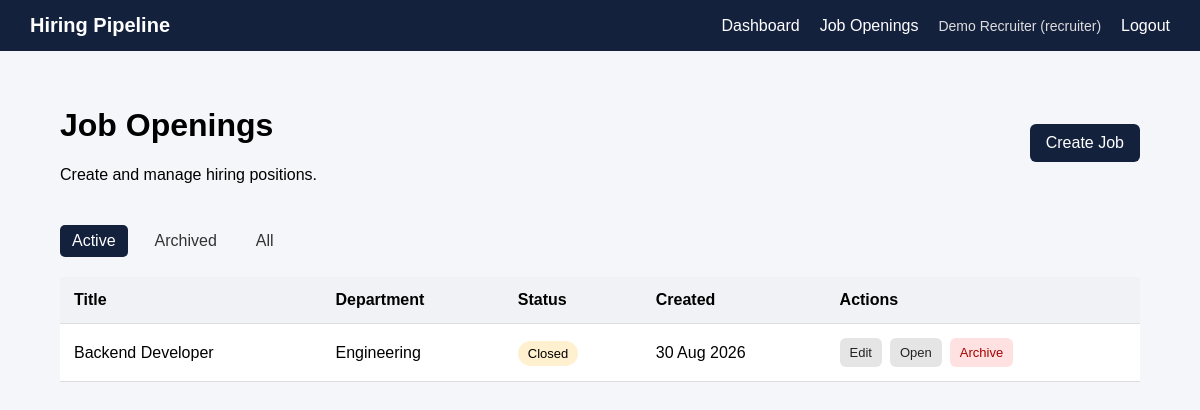
Page /jobs/ (signed in) on the earlier database version.
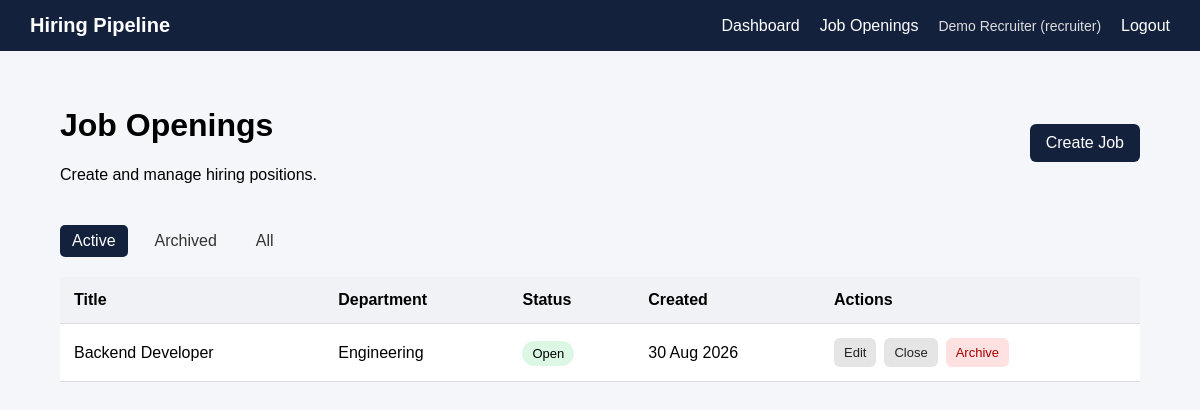
Same page on the later database version.
### models/job.py (models this page shows)
class JobOpening(db.Model):
    __tablename__ = "job_openings"
    id = db.Column(db.Integer, primary_key=True)
    title = db.Column(
        db.String(150),
        nullable=False
    )
    department = db.Column(
        db.String(100),
        nullable=False
    )
    description = db.Column(
        db.Text,
        nullable=True
    )
    status = db.Column(
        db.String(20),
        nullable=False,
        default="open",
        index=True
    )
    created_at = db.Column(
        db.DateTime,
        server_default=db.func.now()
    )
    updated_at = db.Column(
        db.DateTime,
        server_default=db.func.now(),
        onupdate=db.func.now()
    )
    applications = db.relationship(
        "Application",
        back_populates="job",
        lazy=True
    )
    description = db.Column(
        db.Text,
        nullable=True
    )
    status = db.Column(
        db.String(20),
        nullable=False,
        default="open"
    )
    created_at = db.Column(
        db.DateTime,
        server_default=db.func.now()
    )
    updated_at = db.Column(
        db.DateTime,
        server_default=db.func.now(),
        onupdate=db.func.now()
    )
    applications = db.relationship(
        "Application",
        back_populates="job",
        lazy=True
    )

### routes/jobs.py (the view)
@jobs_bp.route("/")
@role_required("recruiter")
def job_list():
    status = request.args.get("status", "active")
    if status == "archived":
        jobs = (
            JobOpening.query
            .filter_by(status="archived")
            .order_by(JobOpening.created_at.desc())
            .all()
        )
    elif status == "all":
        jobs = (
            JobOpening.query
            .order_by(JobOpening.created_at.desc())
            .all()
        )
    else:
        jobs = (
            JobOpening.query
            .filter(JobOpening.status.in_(["open", "closed"]))
            .order_by(JobOpening.created_at.desc())
            .all()
        )
    return render_template(
        "jobs/list.html",
        jobs=jobs,
        selected_status=status
    )

### app.py (called while the page is built)
def create_app():
    app = Flask(__name__)
    app.config.from_object(Config)
    db.init_app(app)
    login_manager.init_app(app)
    login_manager.login_view = "auth.login"
    from models import User
    @login_manager.user_loader
    def load_user(user_id):
        return db.session.get(User, int(user_id))
    from routes.auth import auth_bp
    from routes.dashboard import dashboard_bp
    from routes.jobs import jobs_bp
    from routes.applications import applications_bp
    app.register_blueprint(auth_bp)
    app.register_blueprint(dashboard_bp)
    app.register_blueprint(jobs_bp)
    app.register_blueprint(applications_bp)
    from models import (
        User,
        JobOpening,
        Application,
        ApplicationInterviewer,
        Feedback,
        ApplicationEvent
    )
    return app

### templates/jobs/list.html (shortened to what this page needs)
{% extends "base.html" %}
{% block content %}
<div class="page-header">
    <div>
        <h1>Job Openings</h1>
        <p>
            Create and manage hiring positions.
        </p>
    </div>
    <a
        href="{{ url_for('jobs.create_job') }}"
        class="btn"
    >
        Create Job
    </a>
</div>
<div class="filter-links">
    <a
        href="{{ url_for('jobs.job_list', status='active') }}"
        class="{% if selected_status == 'active' %}active{% endif %}"
    >
        Active
    </a>
    <a
        href="{{ url_for('jobs.job_list', status='archived') }}"
        class="{% if selected_status == 'archived' %}active{% endif %}"
    >
        Archived
    </a>
    <a
        href="{{ url_for('jobs.job_list', status='all') }}"
        class="{% if selected_status == 'all' %}active{% endif %}"
    >
        All
    </a>
</div>
{% if jobs %}
<table>
    <thead>
        <tr>
            <th>Title</th>
            <th>Department</th>
            <th>Status</th>
            <th>Created</th>
            <th>Actions</th>
        </tr>
    </thead>
    <tbody>
        {% for job in jobs %}
        <tr>
            <td>
                {{ job.title }}
            </td>
            <td>
                {{ job.department }}
            </td>
            <td>
                <span class="status {{ job.status }}">
                    {{ job.status|capitalize }}
                </span>
            </td>
            <td>
                {% if job.created_at %}
                    {{ job.created_at.strftime("%d %b %Y") }}
                {% endif %}
            </td>
            <td class="actions">
                {% if job.status != "archived" %}
                    <a
                        href="{{ url_for('jobs.edit_job', job_id=job.id) }}"
                        class="small-btn"
                    >
                        Edit
                    </a>
                {% endif %}
                {% if job.status == "open" %}
                    <form
                        method="POST"
                        action="{{ url_for('jobs.close_job', job_id=job.id) }}"
                    >
                        <button
                            type="submit"
                            class="small-btn"
                        >
                            Close
                        </button>
                    </form>
                {% endif %}
                {% if job.status == "closed" %}
                    <form
                        method="POST"
                        action="{{ url_for('jobs.open_job', job_id=job.id) }}"
                    >
                        <button
                            type="submit"
                            class="small-btn"
                        >
                            Open
                        </button>
                    </form>
                {% endif %}
                {% if job.status != "archived" %}
                    <form
                        method="POST"
                        action="{{ url_for('jobs.archive_job', job_id=job.id) }}"
                    >
                        <button
                            type="submit"
                            class="small-btn danger"
                        >
                            Archive
                        </button>
                    </form>
                {% endif %}
            </td>
        </tr>
        {% endfor %}
    </tbody>
</table>
{% endif %}
{% endblock %}

Differences in the rows shown:
changed JobOpening "Backend Developer": status "Closed" → "Open"; status "Open" → "Close"
